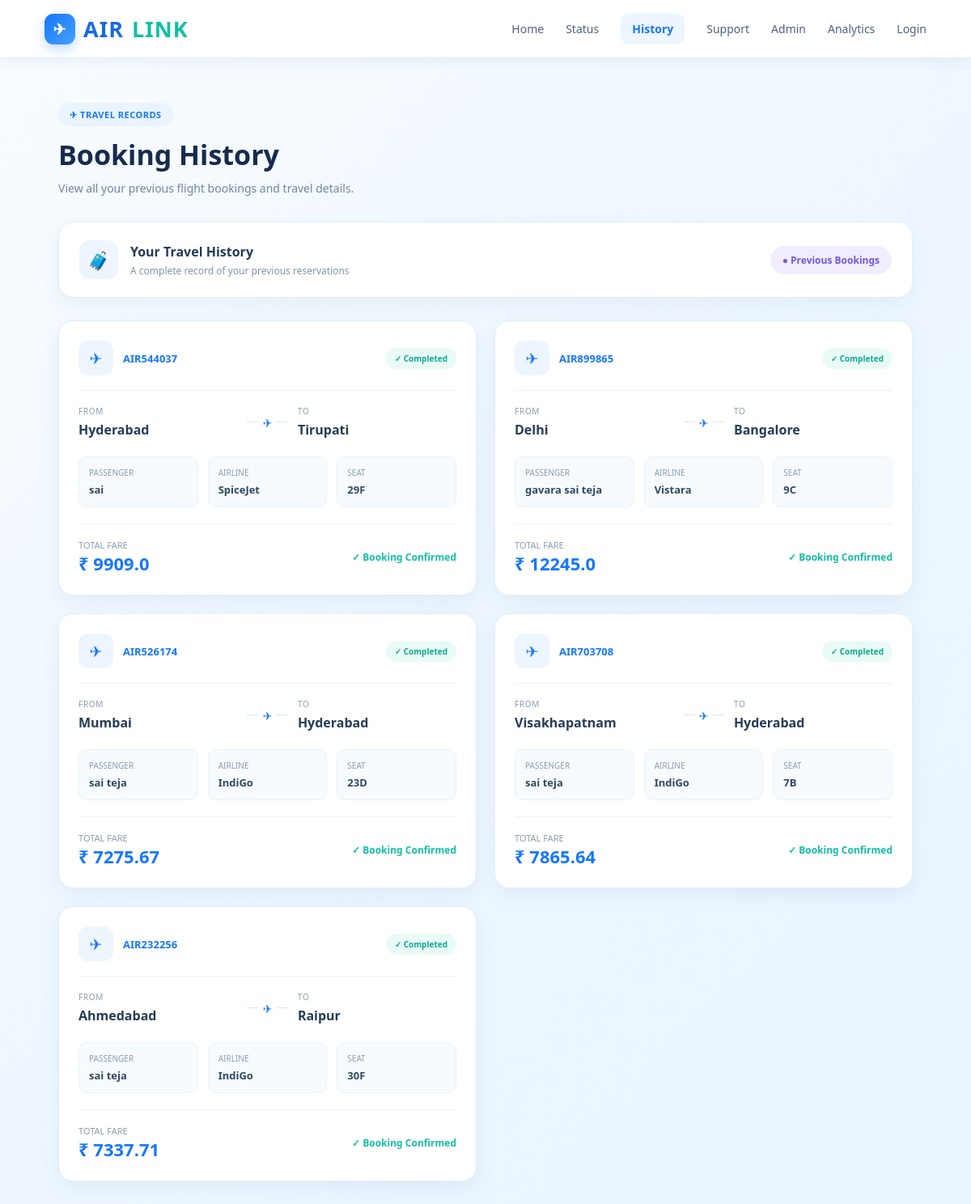
The app's page /history (signed in) with its own data.
### tables this page shows
CREATE TABLE bookings (
    id INTEGER PRIMARY KEY AUTOINCREMENT,
    booking_id TEXT,
    passenger TEXT,
    source TEXT,
    destination TEXT,
    airline TEXT,
    price REAL,
    seat TEXT,
    pnr TEXT,
    date TEXT
);

### app.py (the view)
@app.route('/history')
def booking_history():
    if "user" not in session:
        return redirect(url_for("login_page"))
    conn = get_db()
    cursor = conn.cursor()
    cursor.execute(
        "SELECT * FROM bookings ORDER BY id DESC"
    )
    bookings = cursor.fetchall()
    conn.close()
    return render_template(
        "history.html",
        bookings=bookings
    )

### app.py (called while the page is built)
def get_db():
    conn = sqlite3.connect("airlink.db")
    conn.row_factory = sqlite3.Row
    return conn

### templates/history.html (shortened to what this page needs)
<!DOCTYPE html>
<html lang="en">
<head>
</head>
<body>
<div class="navbar">
    <div class="logo">
        <div class="logo-icon">
            ✈
        </div>
        AIR<span>LINK</span>
    </div>
    <div class="nav-links">
        <a href="/home">
            Home
        </a>
        <a href="/booking-status">
            Status
        </a>
        <a href="/history"
           class="active">
            History
        </a>
        <a href="/support">
            Support
        </a>
        <a href="/admin">
            Admin
        </a>
        <a href="/analytics">
            Analytics
        </a>
        <a href="/login">
            Login
        </a>
    </div>
</div>
<div class="page-container">
    <div class="page-badge">
        ✈ TRAVEL RECORDS
    </div>
    <h1 class="page-title">
        Booking History
    </h1>
    <p class="page-subtitle">
        View all your previous flight bookings and travel details.
    </p>
    <div class="summary-card">
        <div class="summary-left">
            <div class="summary-icon">
                🧳
            </div>
            <div class="summary-text">
                <h3>
                    Your Travel History
                </h3>
                <p>
                    A complete record of your previous reservations
                </p>
            </div>
        </div>
        <div class="history-count">
            ● Previous Bookings
        </div>
    </div>
    {% if bookings %}
    <div class="history-grid">
        {% for b in bookings %}
        <div class="history-card">
            <div class="card-header">
                <div style="display:flex;align-items:center;gap:12px;">
                    <div class="flight-icon">
                        ✈
                    </div>
                    <div>
                        <div class="booking-id">
                            {{ b.booking_id }}
                        </div>
                    </div>
                </div>
                <div class="completed">
                    ✓ Completed
                </div>
            </div>
            <div class="route-section">
                <div class="location">
                    <div class="location-label">
                        From
                    </div>
                    <div class="location-name">
                        {{ b.source }}
                    </div>
                </div>
                <div class="route-line"></div>
                <div class="location">
                    <div class="location-label">
                        To
                    </div>
                    <div class="location-name">
                        {{ b.destination }}
                    </div>
                </div>
            </div>
            <div class="details">
                <div class="detail-box">
                    <div class="detail-label">
                        Passenger
                    </div>
                    <div class="detail-value">
                        {{ b.passenger }}
                    </div>
                </div>
                <div class="detail-box">
                    <div class="detail-label">
                        Airline
                    </div>
                    <div class="detail-value">
                        {{ b.airline }}
                    </div>
                </div>
                <div class="detail-box">
                    <div class="detail-label">
                        Seat
                    </div>
                    <div class="detail-value">
                        {{ b.seat }}
                    </div>
                </div>
            </div>
            <div class="fare-section">
                <div>
                    <div class="fare-label">
                        TOTAL FARE
                    </div>
                    <div class="fare">
                        ₹ {{ b.price }}
                    </div>
                </div>
                <div style="color:#12bfa5;font-size:12px;font-weight:600;">
                    ✓ Booking Confirmed
                </div>
            </div>
        </div>
        {% endfor %}
    </div>
    {% endif %}
</div>
</body>
</html>

### templates/history.html (style rules this page uses)
* { box-sizing: border-box; }
body { margin: 0; font-family: 'Segoe UI', Roboto, Arial, sans-serif; background: linear-gradient( 135deg, #f8fcff, #eef7ff, #e8f4ff ); color: #172b4d; min-height: 100vh; }
.navbar { height: 72px; display: flex; justify-content: space-between; align-items: center; padding: 0 55px; background: rgba(255,255,255,0.97); border-bottom: 1px solid #e3edf7; box-shadow: 0 3px 15px rgba(40,90,140,0.08); }
.logo { display: flex; align-items: center; gap: 10px; font-size: 27px; font-weight: 800; letter-spacing: 1px; color: #1769e0; }
.logo-icon { width: 38px; height: 38px; display: flex; align-items: center; justify-content: center; border-radius: 11px; background: linear-gradient( 135deg, #1677ff, #45a1ff ); color: white; font-size: 19px; box-shadow: 0 6px 15px rgba(22,119,255,0.24); }
.logo span { color: #12bfa5; }
.nav-links { display: flex; align-items: center; gap: 27px; }
.nav-links a { text-decoration: none; color: #4e6380; font-size: 14px; font-weight: 500; transition: 0.25s; }
.active { color: #1677ff !important; background: #edf5ff; padding: 9px 14px; border-radius: 9px; font-weight: 600 !important; }
.page-container { width: 88%; max-width: 1200px; margin: auto; padding: 55px 0 80px; }
.page-badge { display: inline-block; padding: 7px 14px; border-radius: 20px; background: #e9f4ff; color: #1677ff; font-size: 11px; font-weight: 700; letter-spacing: 0.5px; margin-bottom: 12px; }
.page-title { margin: 0; font-size: 34px; color: #172b4d; }
.page-subtitle { margin-top: 9px; margin-bottom: 32px; color: #7186a2; font-size: 14px; }
.summary-card { background: white; border: 1px solid #e1edf8; border-radius: 18px; padding: 22px 25px; display: flex; justify-content: space-between; align-items: center; margin-bottom: 28px; box-shadow: 0 8px 25px rgba(40,100,160,0.07); }
.summary-left { display: flex; align-items: center; gap: 15px; }
.summary-icon { width: 48px; height: 48px; display: flex; align-items: center; justify-content: center; border-radius: 13px; background: #edf5ff; color: #1677ff; font-size: 22px; }
.summary-text h3 { margin: 0; font-size: 16px; color: #243b53; }
.summary-text p { margin: 4px 0 0; color: #8295aa; font-size: 12px; }
.history-count { padding: 9px 15px; border-radius: 20px; background: #f1edff; color: #7657d9; font-size: 12px; font-weight: 700; }
.history-grid { display: grid; grid-template-columns: repeat(2, 1fr); gap: 22px; }
.history-card { background: white; border: 1px solid #e1edf8; border-radius: 18px; padding: 24px; box-shadow: 0 8px 25px rgba(40,100,160,0.08); transition: 0.25s; }
.card-header { display: flex; justify-content: space-between; align-items: center; padding-bottom: 18px; border-bottom: 1px solid #edf2f7; margin-bottom: 18px; }
.flight-icon { width: 43px; height: 43px; display: flex; justify-content: center; align-items: center; border-radius: 12px; background: #edf5ff; color: #1677ff; font-size: 19px; }
.booking-id { color: #1677ff; font-size: 13px; font-weight: 700; }
.completed { padding: 6px 11px; border-radius: 20px; background: #e9fbf7; color: #0da98b; font-size: 10px; font-weight: 700; }
.route-section { display: flex; align-items: center; justify-content: space-between; margin-bottom: 22px; }
.location { width: 42%; }
.location-label { font-size: 10px; color: #8b9db1; text-transform: uppercase; letter-spacing: 0.7px; margin-bottom: 5px; }
.location-name { font-size: 16px; font-weight: 700; color: #263c57; }
.route-line { flex: 1; height: 1px; background: #d9e8f6; margin: 0 12px; position: relative; }
.route-line::after { content: "✈"; position: absolute; left: 50%; top: 50%; transform: translate(-50%, -50%); background: white; padding: 5px; color: #1677ff; font-size: 14px; }
.details { display: grid; grid-template-columns: repeat(3, 1fr); gap: 12px; }
.detail-box { background: #f7fbff; border: 1px solid #eaf2f9; border-radius: 10px; padding: 12px; }
.detail-label { font-size: 10px; color: #8a9cb1; margin-bottom: 5px; text-transform: uppercase; }
.detail-value { font-size: 13px; color: #304863; font-weight: 600; }
.fare-section { display: flex; justify-content: space-between; align-items: center; margin-top: 20px; padding-top: 18px; border-top: 1px solid #edf2f7; }
.fare-label { font-size: 11px; color: #8a9cb1; }
.fare { font-size: 22px; font-weight: 800; color: #1677ff; }

### records on screen
bookings: booking_id "AIR544037", source "Hyderabad", destination "Tirupati", passenger "sai", airline "SpiceJet", seat "29F", price "9909.0"
bookings: booking_id "AIR899865", source "Delhi", destination "Bangalore", passenger "gavara sai teja", airline "Vistara", seat "9C", price "12245.0"
bookings: booking_id "AIR526174", source "Mumbai", destination "Hyderabad", passenger "sai teja", airline "IndiGo", seat "23D", price "7275.67"
bookings: booking_id "AIR703708", source "Visakhapatnam", destination "Hyderabad", passenger "sai teja", airline "IndiGo", seat "7B", price "7865.64"
bookings: booking_id "AIR232256", source "Ahmedabad", destination "Raipur", passenger "sai teja", airline "IndiGo", seat "30F", price "7337.71"
